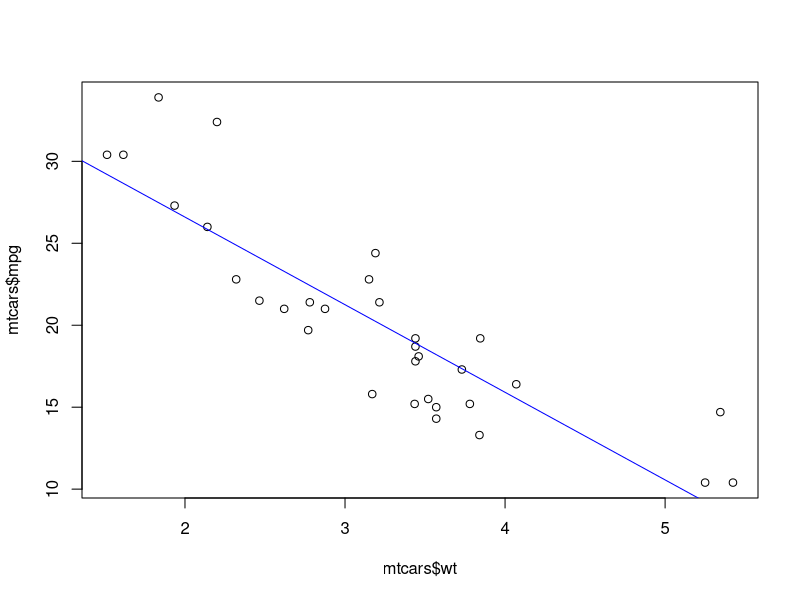
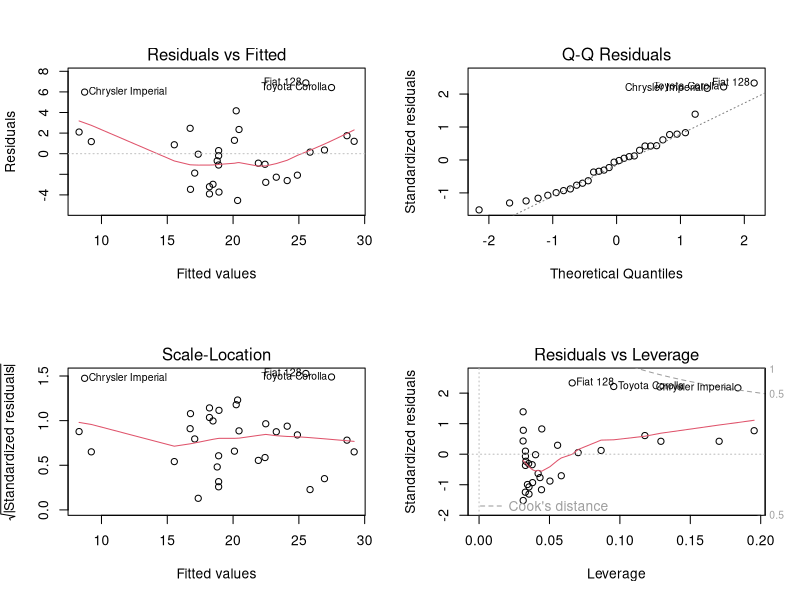

The R source for these figures, in order: (Note: this script raises an error after producing the figures.)
## ---- chunk 1
data <- c(1,2,3,4,5)
t.test(data, mu = 3.5)
## ---- chunk 2
group_one <- c(1,3,5,7,9)
group_two <- c('A','B','C','D','E')
group_three <- c(0,2,4,6,8)
t.test(group_one, group_three, var.equal = TRUE)
## ---- chunk 3
group_before <- c(1,3,5,7,9)
group_after <- c(7,23,78,12,7)
t.test(group_before, group_after, paired = TRUE)
## ---- chunk 4
group_before <- c(1,3,5,7,9)
group_after <- c(0,2,4,6,8)
wilcox.test(group_before, group_after, paired = TRUE)
## ---- chunk 5
group_one <- c(1,3,5,7,9)
group_two <- c(4,8,45,21,92,12)
wilcox.test(group_one, group_two, paired = FALSE)
# Keep in mind that the only difference between the sign-rank and rank-sum tests are whether you mark the "paired" argument as TRUE or FALSE.
## ---- chunk 6
sample <- c(1,2,3,4,5,11,24,31)
wilcox.test(sample, mu = 3.2)
## ---- chunk 7
# rnorm stays the same, while the means from each group can differ.
data <- data.frame(
  group = rep(c('A', 'B', 'C'), each = 10),
  value = c(rnorm(10, mean = 2), rnorm(10, mean = 5), rnorm(10, mean = 8))
)

anova_result <- aov(value ~ group, data = data)
anova_result
## ---- chunk 8
data <- data.frame(
  group1 = rep(c("A", "B"), each = 5),
  group2 = rep(c("Y", "Z"), times = 5),
  value = c(rnorm(5, mean = 5), rnorm(5, mean = 4.5), rnorm(5, mean = 3), rnorm(5, mean = 2.5))
)

anova_result_2way <- aov(value ~ group1 * group2, data = data)
anova_result_2way
# The only difference between the two types is whether you set your value up with only one group, or two. 
## ---- chunk 9
# Load in and inspect your data and related packages
library(ggplot2)
data(mtcars)
head(mtcars)
summary(mtcars)

# Perform the linear regression
# Format: model <- lm(dep_variable ~ indep_variable, data = df)
model <- lm(mpg ~ wt, data = mtcars)
## ---- chunk 10
plot(mtcars$wt, mtcars$mpg)
abline(model, col = "blue")
# You can use any color you like! It just needs to be in-between quotation marks, following the "col" argument.

# If you're performing a multiple regression test, you can try a diagnostic plot, which looks like...
par(mfrow = c(2, 2))
plot(model)
## ---- chunk 11
new_data <- data.frame(wt = 5.0)  # We're using an example weight of 5k pounds, hence the 5.0
mpg_predictions <- predict(model, newdata = new_data)
mpg_predictions
## ---- chunk 12
# The pearson method
x <- c(1,2,3,4,5)
y <- c(0,2,4,6,8)
p_result <- cor.test(x, y, method = "pearson")

# The spearman method
x <- c(1,2,3,4,5)
y <- c(0,2,4,6,8)
s_result <- cor.test(x, y, method = "spearman")

# The kendall method
x <- c(1,2,3,4,5)
y <- c(0,2,4,6,8)
k_result <- cor.test(x, y, method = "kendall")

# Displaying a given result
p_result
## ---- chunk 13
# Loading in and inspecting the data 
update.packages(ask = FALSE)
install.packages("plotrix")
library(plotrix)
data <- data(mtcars)
summary(mtcars)

# Now we know that the population mean of the cars' mpgs equals 20.09; However, we also need a sample mean for this model to work. To this end, let's take a sample of the mpg values belonging to the first 3 cars in the list. 
population_mean_cars <- 20.09
sample_mean_cars <- ((21.0 + 21.0 + 22.8)/3)

# We also need standard error, which needs a standard deviation value. We can calculate these values by the following code and by using the neat plotrix package installed at the start:
mpg_column <- mtcars$mpg
mpg_column

se_mpg <- std.error(mpg_column)

# Finally, we can determine the z-score and p-value:
z_score_mpg <- (sample_mean_cars - population_mean_cars) / se_mpg
p_value_mpg <- 2 * pnorm(-abs(z_score))

# Setting up the logical system:
if(p_value <= 0.05) {
  result_mpg <- print("The results indicate rejection of the Null Hypothesis!")
} else if(p_value > 0.05) {
  result_mpg <- print("The results indicate acceptance of the Null Hypothesis!")
}
result_mpg
## ---- chunk 14
# Format: hist(df, main = histogram_title, xlab = "x_axis_label", col = "column_color", border = "border_color")
data <- c(1,2,3,4,5,10,20,30,50,100)

hist(data, main = "Hystogram", xlab = "Values", col = "lightgrey", border = "black")
## ---- chunk 15
# Format: boxplot(df, main = "boxplot_title", ylab = "y_axis_label", col = "column_color")
data <- c(1,2,3,4,5,10,20,30,50,100)

boxplot(data, main = "Basic Box Plot", ylab = "Values", col = "lightgreen")
## ---- chunk 16
group1 <- c(1,3,5,7,9)
group2 <- c(0,2,4,6,8)

data_list <- list(Group1 = group1, Group2 = group2)

boxplot(data_list, main = "Multi-Group Box Plot", ylab = "Values", col = c("lightblue", "pink"))
## ---- chunk 17
# Format: heatmap(df, main = "heatmap_title", col = heat.colors(n))
data <- matrix(rnorm(100), nrow = 10)

heatmap(data, main = "Base R Heatmap", col = heat.colors(10))
## ---- chunk 18
library(ggplot2)

data <- expand.grid(X = 1:10, Y = 1:10)
data$Value <- rnorm(100)

ggplot(data, aes(x = X, y = Y, fill = Value)) +
  geom_tile(color = "white") +
  scale_fill_gradient(low = "lightgrey", high = "blue") +
  labs(title = "The Better Heatmap") +
  theme_minimal()
## ---- chunk 19
# Format: pie(slices_list, labels = labels_list, main = "pie_chart_title", col = "column_color")
# column_color can be a gradient, based on the slices' length. This is indicated by the modified argument "gradient_color(length(slices))"
slices <- c(1,5,10,30,15,7.5)
labels <- c("Category A", "Category B", "Category C", "Category D")

pie(slices, labels = labels, main = "Life of Pie", col = rainbow(length(slices)))
